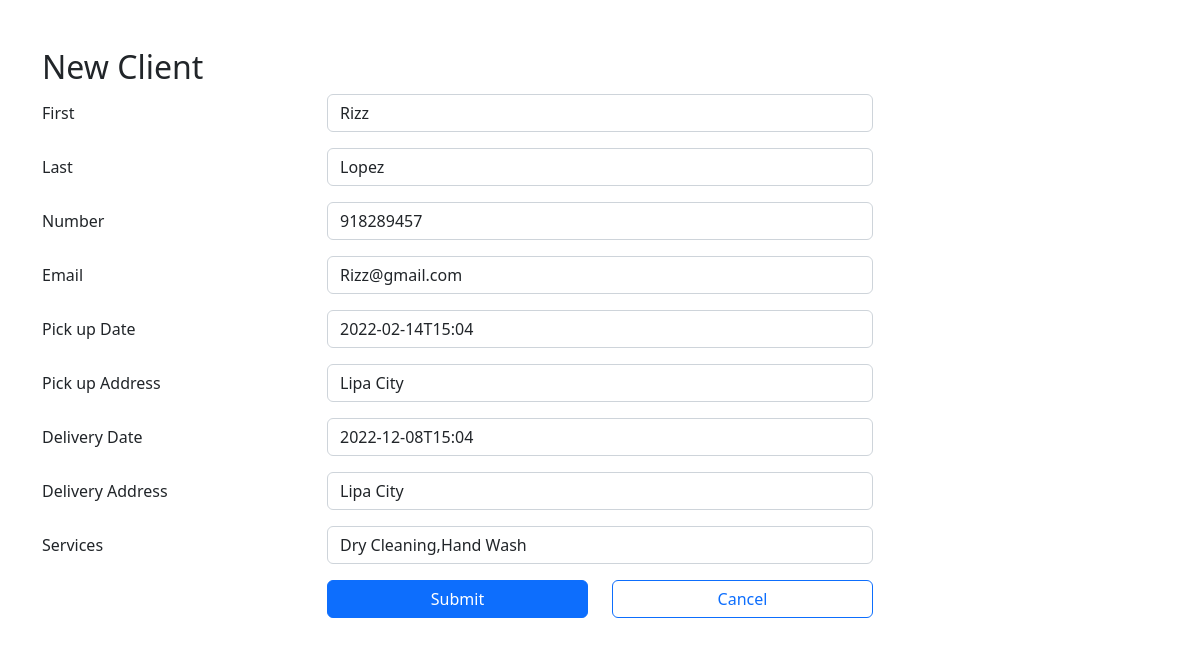
The page /edit.php?id=1 on the database its author committed.
### tables this page shows
CREATE TABLE `book` (
  `id` int(255) NOT NULL,
  `first` varchar(255) NOT NULL,
  `last` varchar(255) NOT NULL,
  `number` int(255) NOT NULL,
  `email` varchar(255) NOT NULL,
  `pdate` varchar(255) NOT NULL,
  `paddress` varchar(255) NOT NULL,
  `ddate` varchar(255) NOT NULL,
  `daddress` varchar(255) NOT NULL,
  `services` varchar(250) NOT NULL
);

### edit.php (the view, shortened to what this page needs)
<?php
$servername = "localhost";
$username = "root";
$password = "";
$database = "booking_db";
$connection = new mysqli($servername, $username, $password, $database);
$first = "";
$last = "";
$number = "";
$email = "";
$pdate = "";
$paddress = "";
$ddate = "";
$daddress = "";
$services = "";
if ( $_SERVER['REQUEST_METHOD'] == 'GET') {
    $id = $_GET["id"];
    $sql = "SELECT * FROM book WHERE id=$id";
    $result =$connection->query($sql);
    $row = $result->fetch_assoc();
    $first = $row['first'];
    $last = $row['last'];
    $number = $row['number'];
    $email = $row['email'];
    $pdate = $row['pdate'];
    $paddress = $row['paddress'];
    $ddate = $row['ddate'];
    $daddress = $row['daddress'];
    $services = $row['services'];
}
?>
<!DOCTYPE html>
<html lang="en">
<head>
    <link rel="stylesheet" href="https://cdn.jsdelivr.net/npm/bootstrap@5.2.3/dist/css/bootstrap.min.css">
</head>
<body>
    <div class="container my-5">
    <h2>New Client</h2>
<form method="post">
    <div class="row mb-3">
        <label class="col-sm-3 col-form-label">First</label>
        <div class="col-sm-6">
            <input type="text" class="form-control" name="first" value="<?php echo $first; ?>">
        </div>
    </div>
    <div class="row mb-3">
        <label class="col-sm-3 col-form-label">Last</label>
        <div class="col-sm-6">
            <input type="text" class="form-control" name="last" value="<?php echo $last; ?>">
        </div>
    </div>
    <div class="row mb-3">
        <label class="col-sm-3 col-form-label">Number</label>
        <div class="col-sm-6">
            <input type="text" class="form-control" name="number" value="<?php echo $number; ?>">
        </div>
    </div>
    <div class="row mb-3">
        <label class="col-sm-3 col-form-label">Email</label>
        <div class="col-sm-6">
            <input type="text" class="form-control" name="email" value="<?php echo $email; ?>">
        </div>
    </div>
    <div class="row mb-3">
        <label class="col-sm-3 col-form-label">Pick up Date</label>
        <div class="col-sm-6">
            <input type="text" class="form-control" name="pdate" value="<?php echo $pdate; ?>">
        </div>
    </div>
    <div class="row mb-3">
        <label class="col-sm-3 col-form-label">Pick up Address</label>
        <div class="col-sm-6">
            <input type="text" class="form-control" name="paddress" value="<?php echo $paddress; ?>">
        </div>
    </div>
    <div class="row mb-3">
        <label class="col-sm-3 col-form-label">Delivery Date</label>
        <div class="col-sm-6">
            <input type="text" class="form-control" name="ddate" value="<?php echo $ddate; ?>">
        </div>
    </div>
    <div class="row mb-3">
        <label class="col-sm-3 col-form-label">Delivery Address</label>
        <div class="col-sm-6">
            <input type="text" class="form-control" name="daddress" value="<?php echo $daddress; ?>">
        </div>
    </div>
    <div class="row mb-3">
        <label class="col-sm-3 col-form-label">Services</label>
        <div class="col-sm-6">
            <input type="text" class="form-control" name="services" value="<?php echo $services; ?>">
        </div>
    </div>
    <div class="row mb-3">
        <div class="offset-sm-3 col-sm-3 d-grid">
            <button type="submit" class="btn btn-primary">Submit</button>
        </div>
        <div class="col-sm-3 d-grid">
            <a class="btn btn-outline-primary" href="appointmentlist.php" role="button">Cancel</a>
        </div>
    </div>
</form>
    </div>
</body>
</html>

### rows shown on the page
book: first "Rizz", last "Lopez", number "918289457", email "Rizz@gmail.com", pdate "2022-02-14T15:04", paddress "Lipa City", ddate "2022-12-08T15:04", daddress "Lipa City", services "Dry Cleaning,Hand Wash"
